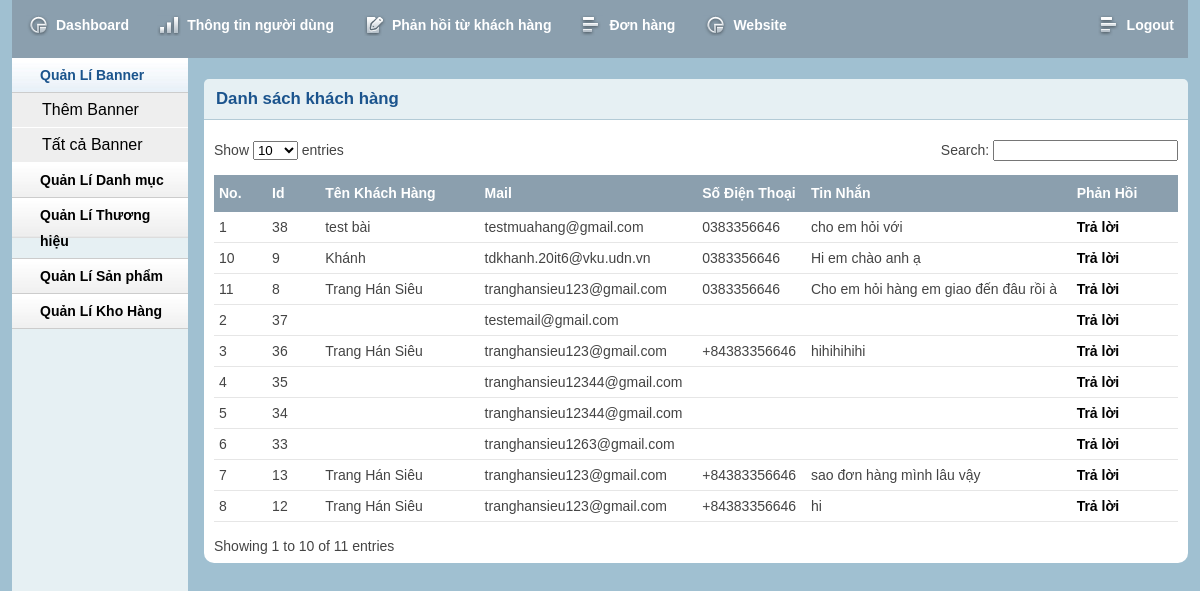
/web_mvc/admin/contact.php (signed in), run on the app's committed database.
### tables this page shows
CREATE TABLE `tbl_contact` (
  `contactId` int(50) NOT NULL,
  `name` varchar(50) NOT NULL,
  `email` varchar(50) NOT NULL,
  `phone` varchar(50) NOT NULL,
  `mess` varchar(1000) NOT NULL
);

### web_mvc/lib/database.php (called while the page is built, shortened)
<?php
Class Database extends PDO{
   public $host   = DB_HOST;
   public $user   = DB_USER;
   public $pass   = DB_PASS;
   public $dbname = DB_NAME;
   public $link;
private function connectDB(){
   $this->link = new mysqli($this->host, $this->user, $this->pass,
    $this->dbname);
 }
public function select($query){
  $result = $this->link->query($query) or
   die($this->link->error.__LINE__);
  if($result->num_rows > 0){
    return $result;
  } else {
    return false;
  }
 }
}

### web_mvc/classes/customer.php (called while the page is built, shortened)
<?php
	$filepath = realpath(dirname(__FILE__));
	include_once ($filepath.'/../lib/database.php');
?>
<?php
	class customer
	{
		private $db;
		public function __construct()
		{
			$this->db = new Database();
		}
		public function show_contact()
		{
			$query = "SELECT * FROM tbl_contact  order by contactId desc";
			$result = $this->db->select($query);
			return $result;
		}
	}
 ?>

### web_mvc/admin/contact.php (the view, shortened to what this page needs)
<?php include 'inc/header.php';?>
<?php include 'inc/sidebar.php';?>
<?php include '../classes/customer.php';  ?>
<?php
    $filepath = realpath(dirname(__FILE__));
    include_once ($filepath.'/../classes/customer.php');
 ?>
<?php
    $cs = new customer();
  ?>
<div class="grid_10">
    <div class="box round first grid">
        <h2>Danh sách khách hàng</h2>
        <div class="block">
            <table class="data display datatable" id="example">
                <thead>
                    <tr>
                        <th style="width: 5%;">No.</th>
                        <th style="width: 5%;">Id</th>
                        <th style="width: 15%;">Tên Khách Hàng</th>
                        <th style="width: 15%;">Mail</th>
                        <th style="width: 10%;">Số Điện Thoại</th>
                        <th style="width: 25%;">Tin Nhắn</th>
                        <th style="width: 10%;">Phản Hồi</th>
                    </tr>
                </thead>
                <tbody>
                    <?php
                     $get_customer = $cs->show_contact();
                     if($get_customer){
                        $i = 0;
                        while ($result = $get_customer->fetch_assoc()) {
                            $i++;
                  ?>
                    <tr class="odd gradeX">
                        <td style="width: 5%;"><?php echo $i; ?></td>
                        <td style="width: 5%;"><?php echo $result['contactId']; ?></td>
                        <td style="width: 15%;"><?php echo $result['name']; ?></td>
                        <td style="width: 15%;"><?php echo $result['email']; ?></td>
                        <td style="width: 10%;"><?php echo $result['phone']; ?></td>
                        <td style="width: 25%;"><?php echo $result['mess']; ?></td>
                        <td style="width: 10%;"><a href="repmail.php?id=<?php echo $result['contactId']?>">Trả lời</a>
                    </tr>
                    <?php
							}
						}
						 ?>
                </tbody>
            </table>
        </div>
    </div>
</div>
<?php include 'inc/footer.php';?>

### web_mvc/admin/inc/header.php (shortened to what this page needs)
<!DOCTYPE html>
<html>
<head>
    <link rel="stylesheet" type="text/css" href="css/reset.css" media="screen" />
    <link rel="stylesheet" type="text/css" href="css/text.css" media="screen" />
    <link rel="stylesheet" type="text/css" href="css/grid.css" media="screen" />
    <link rel="stylesheet" type="text/css" href="css/layout.css" media="screen" />
    <link rel="stylesheet" type="text/css" href="css/nav.css" media="screen" />
    <link href="css/table/demo_page.css" rel="stylesheet" type="text/css" />
</head>
<body>
    <div class="container_12">
        <div class="grid_12">
            <ul class="nav main">
                <li class="ic-charts"><a href="index.php"><span>Dashboard</span></a> </li>
                <li class="ic-dashboard"><a href="info.php"><span>Thông tin người dùng</span></a></li>
                <li class="ic-form-style"><a href="contact.php"><span>Phản hồi từ khách hàng</span></a></li>
                <li class="ic-grid-tables"><a href="inbox.php"><span>Đơn hàng</span></a></li>
                <li class="ic-charts"><a href="../index.php" target="_blank"><span>Website</span></a></li>
                <li class="ic-grid-tables" style="float:right;"><a href=" ?action=logout"><span>Logout</span></a></li>
            </ul>
        </div>

### web_mvc/admin/inc/sidebar.php (shortened to what this page needs)
<div class="grid_2">
    <div class="box sidemenu">
        <div class="block" id="section-menu">
            <ul class="section menu">
                <li><a class="menuitem">Quản Lí Banner</a>
                    <ul class="submenu">
                        <li><a href="slideradd.php">Thêm Banner</a> </li>
                        <li><a href="sliderlist.php">Tất cả Banner</a> </li>
                    </ul>
                </li>
                <li><a class="menuitem">Quản Lí Danh mục</a>
                </li>
                <li><a class="menuitem">Quản Lí Thương hiệu </a>
                </li>
                <li><a class="menuitem">Quản Lí Sản phẩm</a>
                </li>
                <li><a class="menuitem">Quản Lí Kho Hàng</a>
                </li>
            </ul>
        </div>
    </div>
</div>

### web_mvc/admin/inc/footer.php (shortened to what this page needs)
</div>
</body>
</html>

### web_mvc/admin/css/layout.css (style rules this page uses)
body { background: #fff none repeat scroll 0 0; color: #444; font-size: 14px; padding: 0; }
a { color: #000; font-weight:bold; text-decoration: none; }
.container_12, .container_16 { background:#a0c0d1; }
h1, h2, h3, h4, h5, h6 { line-height:1.2em; margin-bottom:.3em; }
h2 { margin-top:1em; }
.box { background:#fff; margin-bottom:20px; padding:10px 10px 10px 10px; margin-left:-8px; }
.box.grid { padding-bottom:40px; }
.box.round { -moz-border-radius: 5px 5px 0px 0px; -webkit-border-radius: 5px 5px 0px 0px; border-radius: 10px 10px }
.box h2 { font-size:1.2em; font-weight:bold; color:#1B548D; background:#E6F0F3; margin:-10px -10px 0 -10px; padding:10px 12px; border-bottom:1px solid #B3CBD6; -moz-border-radius: 5px 5px 0px 0px; -webkit-border-radius: 5px 5px 0px 0px; border-radius: 5px 5px 0px 0px; }
.box.first { min-height: 406px; }
.block { padding-top:20px; }
.box.sidemenu { background-color: #e6f0f3; padding:0px; margin:0px; cursor:pointer; }
.box.sidemenu .block { height:200px; padding-top:0px; margin-top:0px; }
ul, ol { padding-top:0; }
ul.menu { list-style:none; border-top:1px solid #bbb; }
ul.menu li { margin:0; }
ul.menu li a { display:block; padding:4px 10px; border-bottom:1px solid #ccc; }
ul.menu ul { list-style:none; margin:0; }
ul.menu ul li a { padding-left:30px; }
ul.section { border-top:0; margin-bottom:0; }
ul.section li a { background:url(../img/sidemenu-repeat.jpg) repeat-x; line-height:26px; padding-left:28px; }
ul.section li li a { background:#ddd; border-bottom:1px solid #eee; }
ul.section ul li { text-transform:none; }
ul.section ul.current li a { background: #eee none repeat scroll 0 0; border-bottom: 1px solid #fff; font-size: 16px; font-weight: normal; }
ul.section li a.current { color:#1B548D; background:url(../img/sidemenu-repeat-hover.jpg) repeat-x; }
.block { padding-bottom:1px; }
table.display { margin: 0 auto; clear: both; width: 100%; }
table#example th { background: #8b9fae !important; }
.sorting_asc { background: #cf4a45 url(../img/table/sort_asc.png) no-repeat center right; padding:8px 5px; text-align:left; color:#fff; }
.sorting { background:#8f8f8f url(../img/table/sort_both.png) no-repeat center right; padding:8px 5px; text-align:left; color:#fff; }
tr.odd { height: 30px; line-height: 30px; border-bottom:1px solid #e6e6e6; }
tr.even { height: 30px; line-height: 30px; border-bottom:1px solid #e6e6e6; }
tr.odd td, tr.even td { padding-left:5px; }

### web_mvc/admin/css/nav.css (style rules this page uses)
ul.nav, ul.nav * { margin:0;padding:0; }
ul.nav { background: #8b9fae; height: 58px; max-width: 100%; position: relative; }
ul.nav li { cursor:pointer; float:left; text-align:center; list-style-type:none; font-weight:normal; vertical-align:middle; }
ul.nav li a { color:#fff; font-weight:bold; text-decoration:none; display:block; float:left; padding:0 1em; height:3.7em; line-height:3.7em; }
ul.main li { position:relative; top:0; left:0; }
ul.main li a { height:3.7em; line-height:3.7em; border:0; color:#fff; }
ul.nav li.ic-dashboard a span, .ic-dashboard { background:url(../img/icon-dashboard.png) no-repeat center left; }
ul.nav li.ic-charts a span, .ic-charts { background:url(../img/icon-charts-graphs.png) no-repeat center left; }
ul.nav li.ic-form-style a span, .ic-form-style { background:url(../img/icon-form-style.png) no-repeat center left; }
ul.nav li.ic-grid-tables a span, .ic-grid-tables { background:url(../img/icon-grid-tables.png) no-repeat center left; }
ul.nav li { background-image: none !important; overflow: hidden; }
ul.nav li a span { padding: 0px 0px 0px 30px; display: block; background-repeat: no-repeat; white-space: nowrap; }

### data on the page
tbl_contact: contactId "38", name "test bài", email "testmuahang@gmail.com", phone "0383356646", mess "cho em hỏi với"
tbl_contact: contactId "37", email "testemail@gmail.com"
tbl_contact: contactId "36", name "Trang Hán Siêu", email "tranghansieu123@gmail.com", phone "+84383356646", mess "hihihihihi"
tbl_contact: contactId "35", email "tranghansieu12344@gmail.com"
tbl_contact: contactId "34", email "tranghansieu12344@gmail.com"
tbl_contact: contactId "33", email "tranghansieu1263@gmail.com"
tbl_contact: contactId "13", name "Trang Hán Siêu", email "tranghansieu123@gmail.com", phone "+84383356646", mess "sao đơn hàng mình lâu vậy"
tbl_contact: contactId "12", name "Trang Hán Siêu", email "tranghansieu123@gmail.com", phone "+84383356646", mess "hi"
tbl_contact: contactId "9", name "Khánh", email "tdkhanh.20it6@vku.udn.vn", phone "0383356646", mess "Hi em chào anh ạ"
tbl_contact: contactId "8", name "Trang Hán Siêu", email "tranghansieu123@gmail.com", phone "0383356646", mess "Cho em hỏi hàng em giao đến đâu rồi à"
